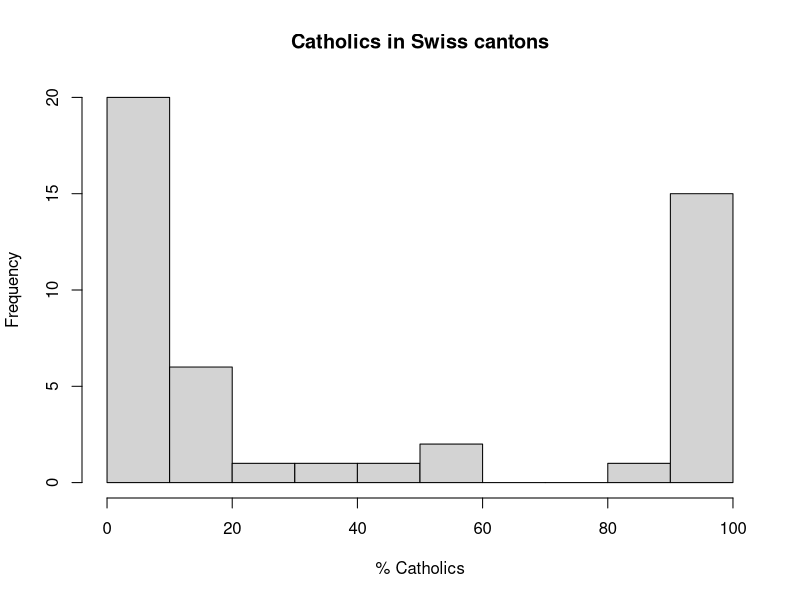
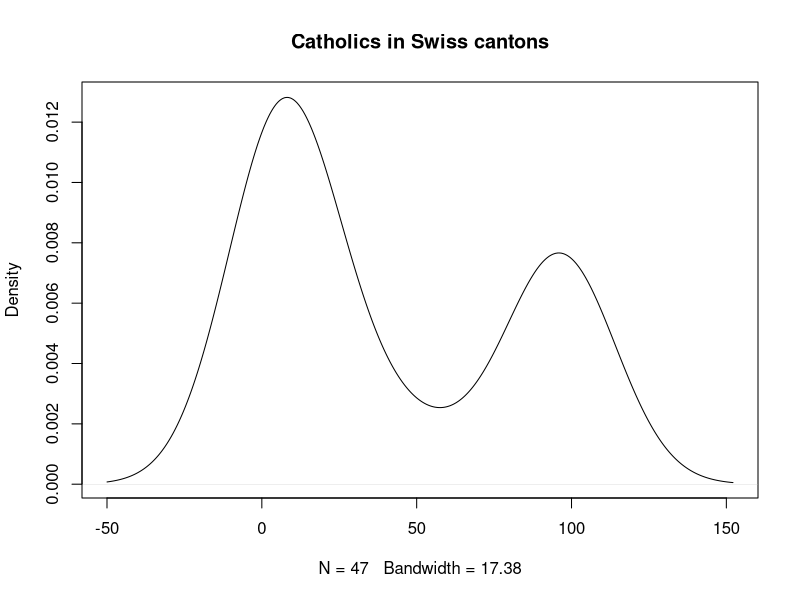
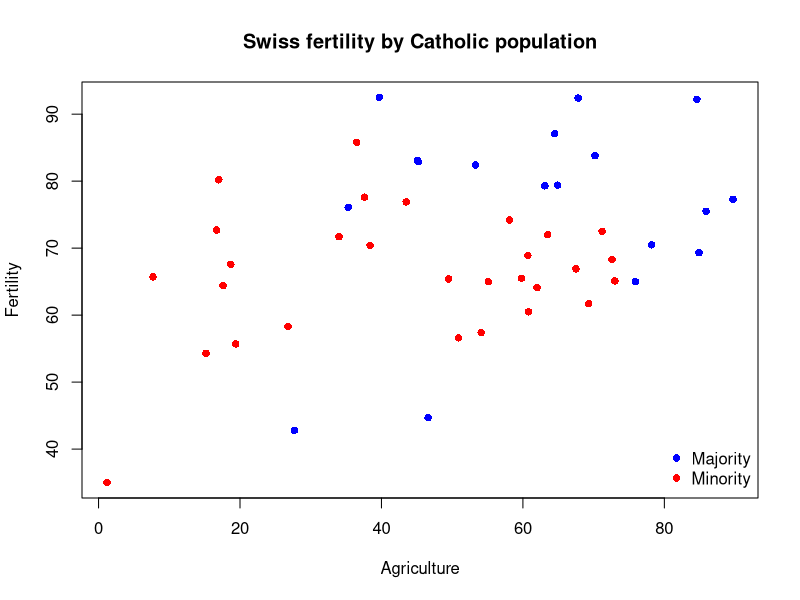
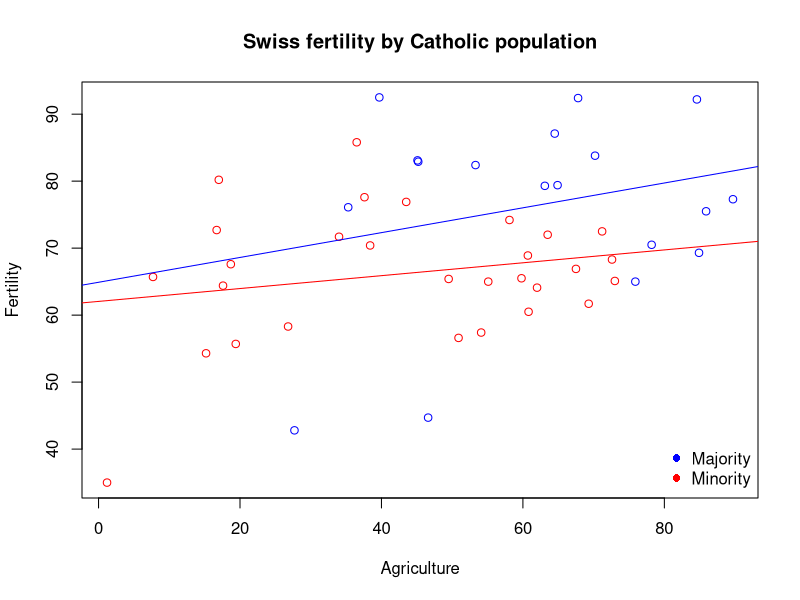

Recreate these plots in R, in order.
## ---- chunk 1
library(datasets)
data("swiss")
head(swiss)
## ---- chunk 2
hist(swiss$Catholic, xlab='% Catholics', ylab='Frequency', main='Catholics in Swiss cantons')
## ---- chunk 3
plot(density(swiss$Catholic), main='Catholics in Swiss cantons')
## ---- chunk 4
swiss$Catholic.Bin <- 1 * (swiss$Catholic > 50)
head(swiss)
## ---- chunk 5
aggregate(Fertility ~ Catholic.Bin, data=swiss, length)
## ---- chunk 6
plot(swiss$Agriculture,
     swiss$Fertility,
     col = ifelse(swiss$Catholic.Bin == 1, 'blue', 'red'),
     pch = 16,
     xlab = 'Agriculture',
     ylab = 'Fertility',
     main = 'Swiss fertility by Catholic population')
legend(x = 'bottomright',
       legend = c('Majority', 'Minority'),
       pch = c(16, 16),
       col = c('blue', 'red'),
       bty = 'n',
       cex = 1)
## ---- chunk 7
res.1 <- lm(Fertility ~ Agriculture + Catholic.Bin, data=swiss)
summary(res.1)
## ---- chunk 8
res.2 <- lm(Fertility ~ Agriculture * Catholic.Bin, data=swiss)
summary(res.2)

## ---- chunk 9
coeffs <- res.2$coefficients
with(swiss,
     plot(Agriculture,
          Fertility,
          col = ifelse(Catholic.Bin == 1, 'blue', 'red'),
          xlab = 'Agriculture',
          ylab = 'Fertility',
          main = 'Swiss fertility by Catholic population'))
abline(coeffs[1], coeffs[2], col = 'red')
abline(coeffs[1] + coeffs[3], coeffs[2] + coeffs[4], col='blue')
legend(x = 'bottomright',
       legend = c('Majority', 'Minority'),
       pch = c(16, 16),
       col = c('blue', 'red'),
       bty = 'n',
       cex = 1)
